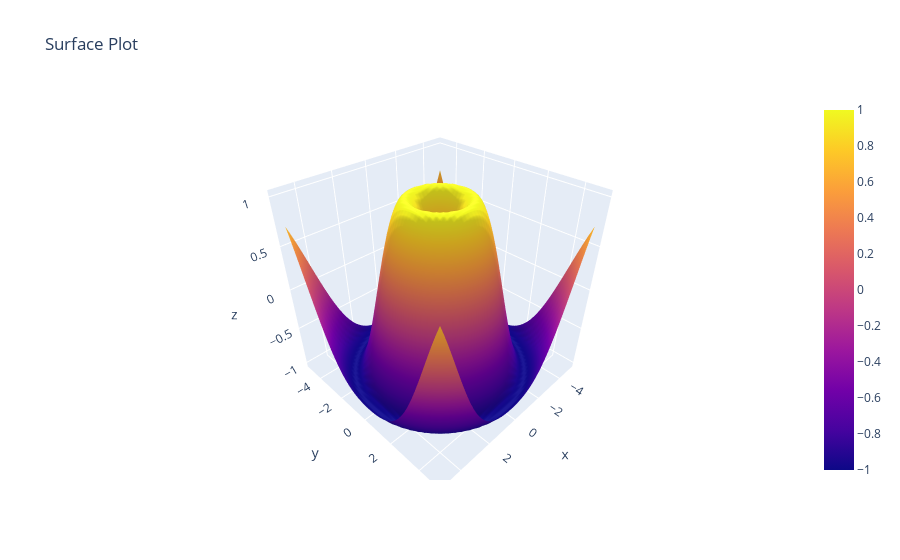

Notebook cell for this chart:
### Code cell
surface = sg.SurfacePlot()
surface.plot()

### Figure 1 — Plotly figure (JSON) as saved in the notebook; plotly's stock layout.template omitted (floating-point values rounded to 4 significant figures; data arrays with more than 128 entries replaced by an {"elided": "..."} marker saying what was removed)
{"data": [{"type": "surface", "x": {"elided": "50x50 float values"}, "y": {"elided": "50x50 float values"}, "z": {"elided": "50x50 float values"}}], "layout": {"title": {"text": "Surface Plot"}}}
